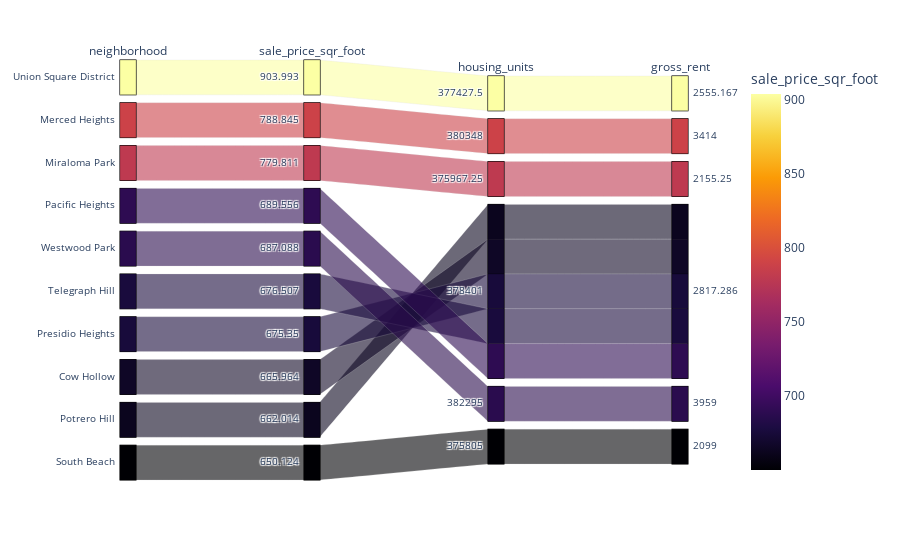

The code cell stored with this chart in its notebook:
### Code cell
# Parallel Categories Plot
px.parallel_categories(expensive_neighborhood.round(3), dimensions=['neighborhood', 'sale_price_sqr_foot', 'housing_units', 'gross_rent'], color="sale_price_sqr_foot", color_continuous_scale = px.colors.sequential.Inferno)

### Figure 1 — Plotly figure (JSON) as saved in the notebook; plotly's stock layout.template omitted (floating-point values rounded to 4 significant figures)
{"data": [{"dimensions": [{"label": "neighborhood", "values": ["Union Square District", "Merced Heights", "Miraloma Park", "Pacific Heights", "Westwood Park", "Telegraph Hill", "Presidio Heights", "Cow Hollow", "Potrero Hill", "South Beach"]}, {"label": "sale_price_sqr_foot", "values": [904.0, 788.8, 779.8, 689.6, 687.1, 676.5, 675.4, 666.0, 662.0, 650.1]}, {"label": "housing_units", "values": [377400.0, 380348, 376000.0, 378401, 382295, 378401, 378401, 378401, 378401, 375805]}, {"label": "gross_rent", "values": [2555.0, 3414, 2155.0, 2817.0, 3959, 2817.0, 2817.0, 2817.0, 2817.0, 2099]}], "domain": {"x": [0, 1], "y": [0, 1]}, "line": {"color": [904.0, 788.8, 779.8, 689.6, 687.1, 676.5, 675.4, 666.0, 662.0, 650.1], "coloraxis": "coloraxis"}, "name": "", "type": "parcats"}], "layout": {"coloraxis": {"colorbar": {"title": {"text": "sale_price_sqr_foot"}}, "colorscale": [[0, "#000004"], [0.1111, "#1b0c41"], [0.2222, "#4a0c6b"], [0.3333, "#781c6d"], [0.4444, "#a52c60"], [0.5556, "#cf4446"], [0.6667, "#ed6925"], [0.7778, "#fb9b06"], [0.8889, "#f7d13d"], [1, "#fcffa4"]]}, "legend": {"tracegroupgap": 0}, "margin": {"t": 60}}}
